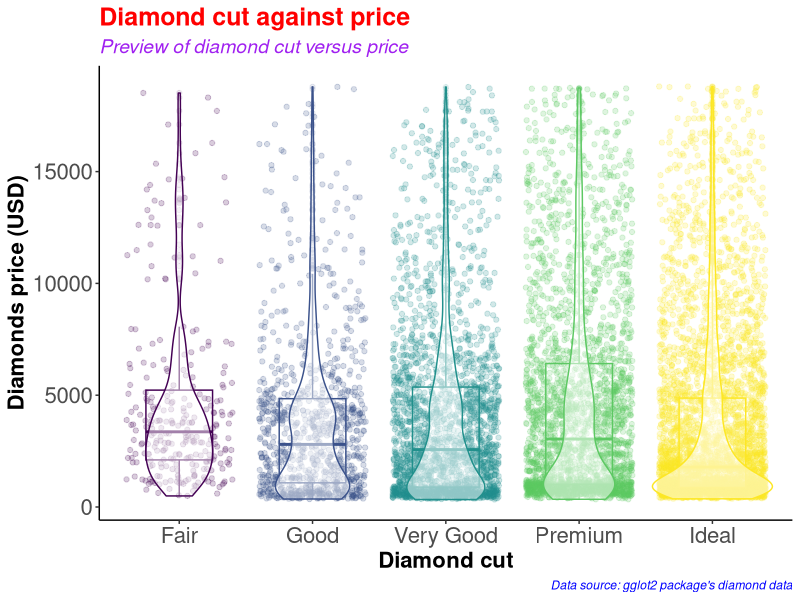
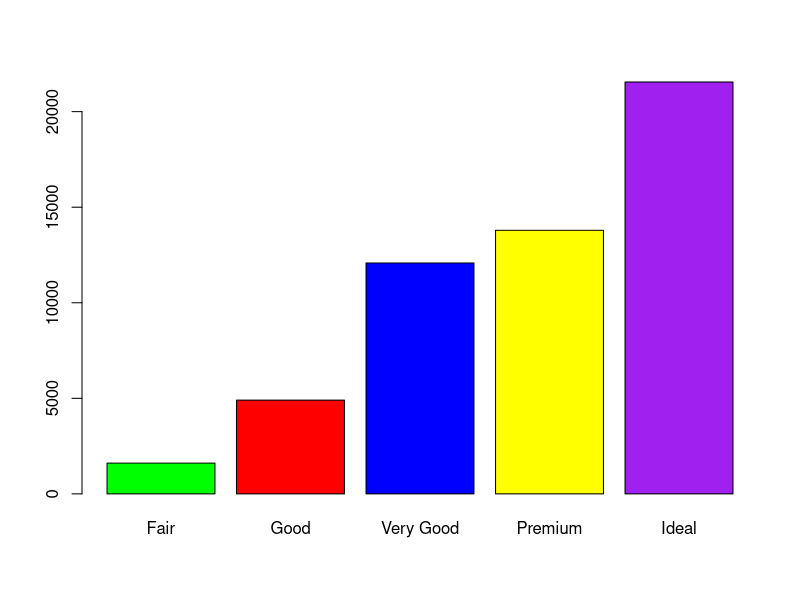
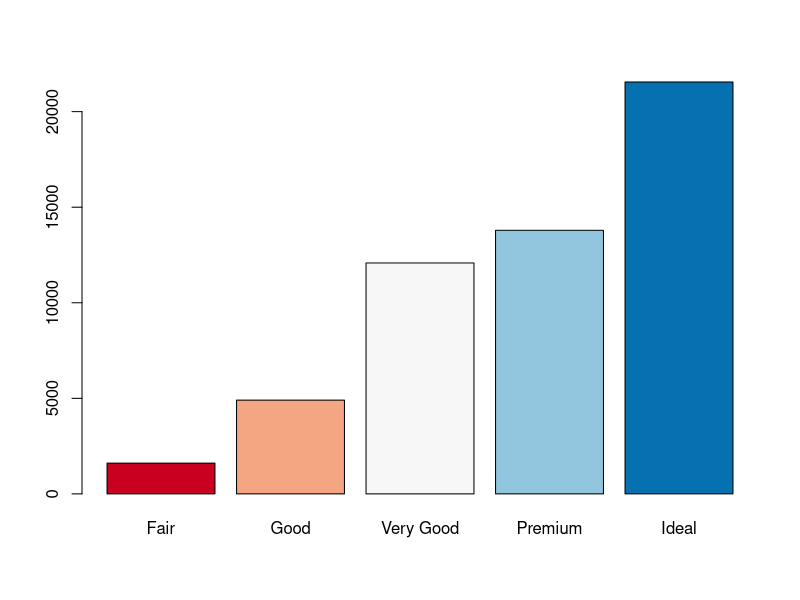
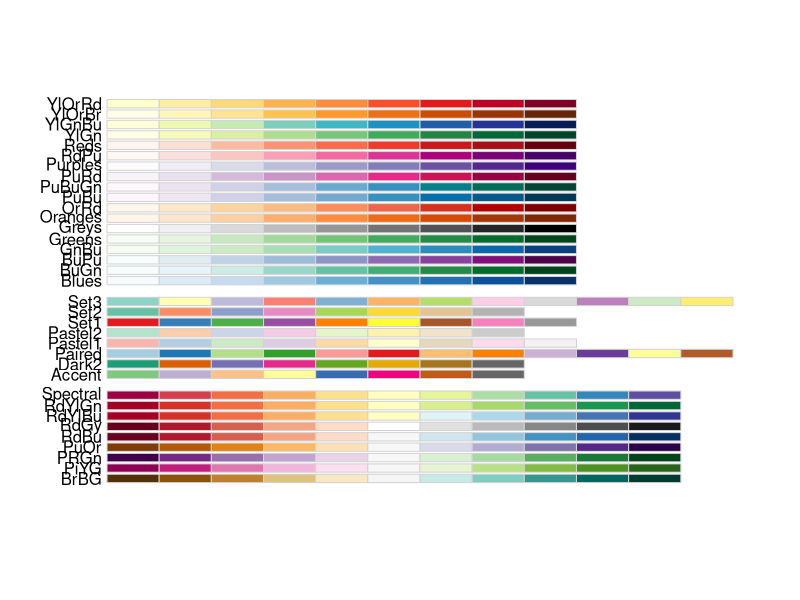
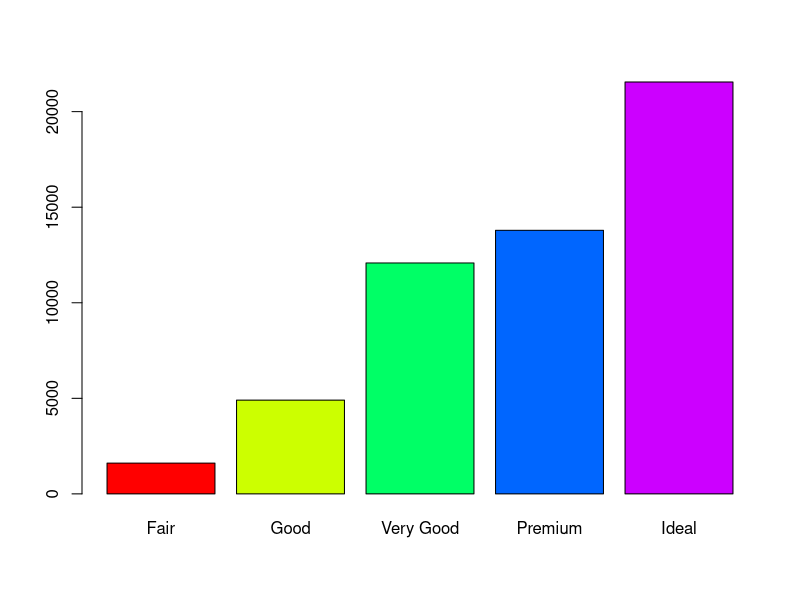
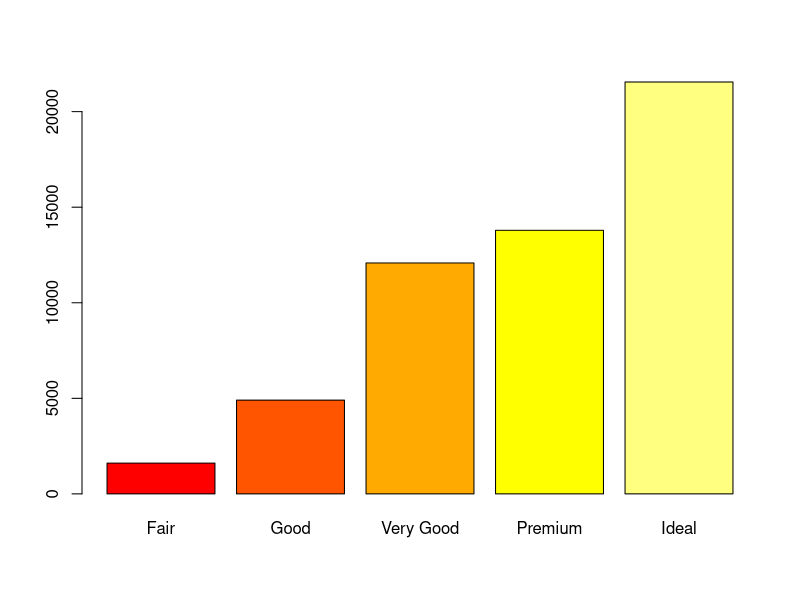
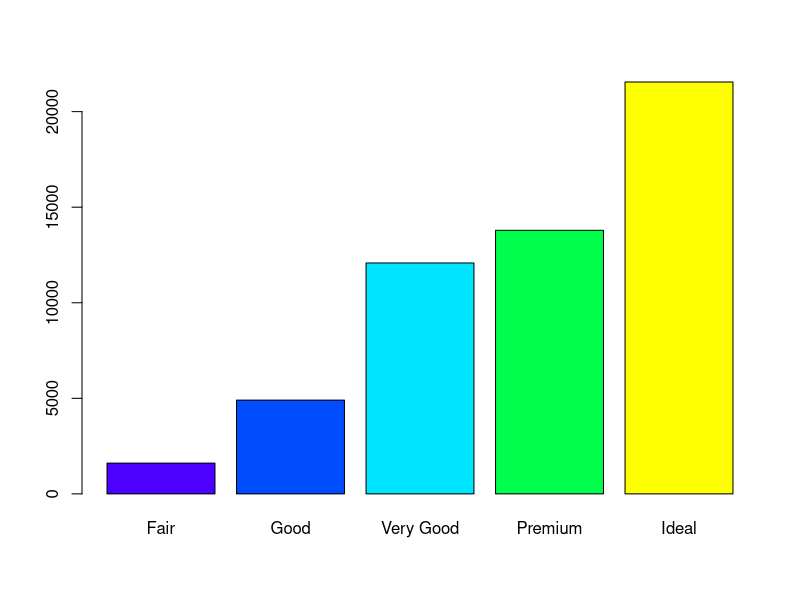
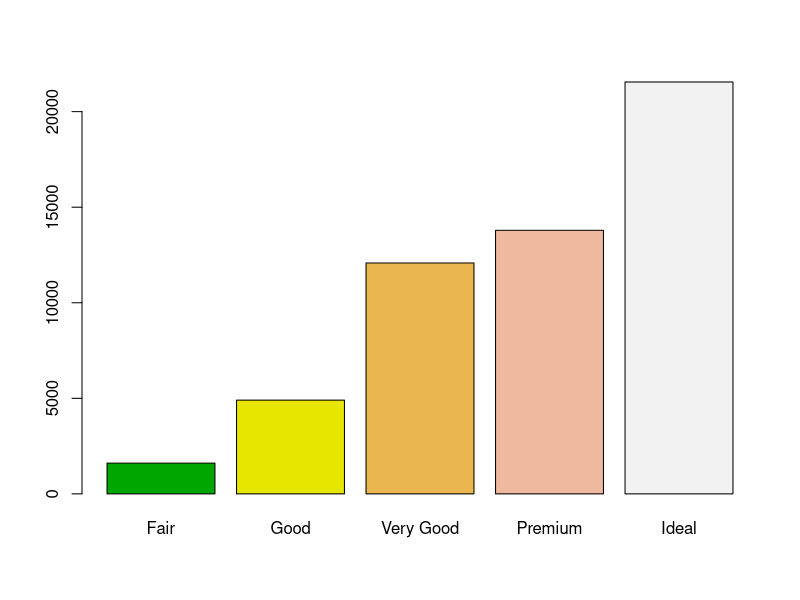

The R source for these figures, in order:
#########################################
# Name: Wyclife Agumba Oluoch           #   
# E-mail: wyclifeoluoch@gmail.com       #
# GitHub: https://github.com/Wycology   #
# Task: Boxplot and violin plots in one #
# Date: 4th Jan 2021                    #
# Last edited: 22nd July 2021           #
#########################################

# Loading the necessary libraries for the project

base::library(tidyverse) # This is for data wrangling and plotting.
library(RColorBrewer) # This is for generating color pallets for the plots.

diamonds_df <- diamonds # Saving the diamonds data-set to a new object in R.

head(diamonds) # Checking the variables in the data-set for subsequent analyses
nrow(diamonds) # Checking for the number of rows in the data. 53940 observations
ncol(diamonds) # Checking the number of variables in the data-set. 10 variables

diamonds_df %>% # Picking the diamonds data, and then
  slice_sample(n = 0.2*(nrow(diamonds))) %>% # Picking a portion of the data-set
  ggplot(aes(x = cut, y = price, color = cut)) + # Adding the mapping variables
  geom_point(position = "jitter", alpha = 0.2) + # Adding jitter and alpha
  geom_boxplot(alpha = 0.1, width = 0.5) + # Modifying dimensions of the boxplot 
  geom_violin(alpha = 0.5) + # Adding violin plot on top of the box and jitter
  theme_classic() + # Adding my preferred theme for publication.
  theme(legend.position = "none") + # Removing the legend; it is on the x-axis
  labs(x = "Diamond cut", # Labels the x-axis.
       y = "Diamonds price (USD)", # Labeling the y-axis
       title = "Diamond cut against price", # Setting tibble of the plot
       subtitle = "Preview of diamond cut versus price", # Descriptive title beneath TITLE
       caption = "Data source: gglot2 package's diamond data") +
  theme(axis.text = element_text(size=16), # Size of labels on tick-marks
        axis.title = element_text(size=16,face="bold")) + # Size of axis labels
  theme(plot.title = element_text(color = 'red', size = 18, face = 'bold'),
        plot.subtitle = element_text(color = 'purple', size = 14, face = 'italic'),
        plot.caption = element_text(color = 'blue', face = 'italic'))

diamonds %>% # Picking the diamonds data, and then
  filter(cut == 'Very Good') %>% # Picking the very good cut 
  nrow() # counting the number of rows with very good cut

diamonds %>% 
  select(cut) %>% 
  table() %>% 
  barplot(col = c('green', 'red', 'blue', 'yellow', 'purple'))

# Instead of specifying the colors, we can simply use the color brewer panel 

diamonds %>% 
  select(cut) %>% 
  table() %>% 
  barplot(col = brewer.pal(n = 5, name = "RdBu"))
# To display more brewer colors options to use, run the following function:

display.brewer.all()

# Can also use rainbow colors

diamonds %>% 
  select(cut) %>% 
  table() %>% 
  barplot(col = rainbow(5))

# Can also use heat.colors
diamonds %>% 
  select(cut) %>% 
  table() %>% 
  barplot(col = heat.colors(5))

# Can also use topographic colors

diamonds %>% 
  select(cut) %>% 
  table() %>% 
  barplot(col = topo.colors(5))

# Can also use terrain colors for the plot
diamonds %>% 
  select(cut) %>% 
  table() %>% 
  barplot(col = terrain.colors(5))

# Can also use cm.colors
diamonds %>% 
  select(cut) %>% 
  table() %>% 
  barplot(col = cm.colors(5)) 

# That is awesome. Good for the day.
